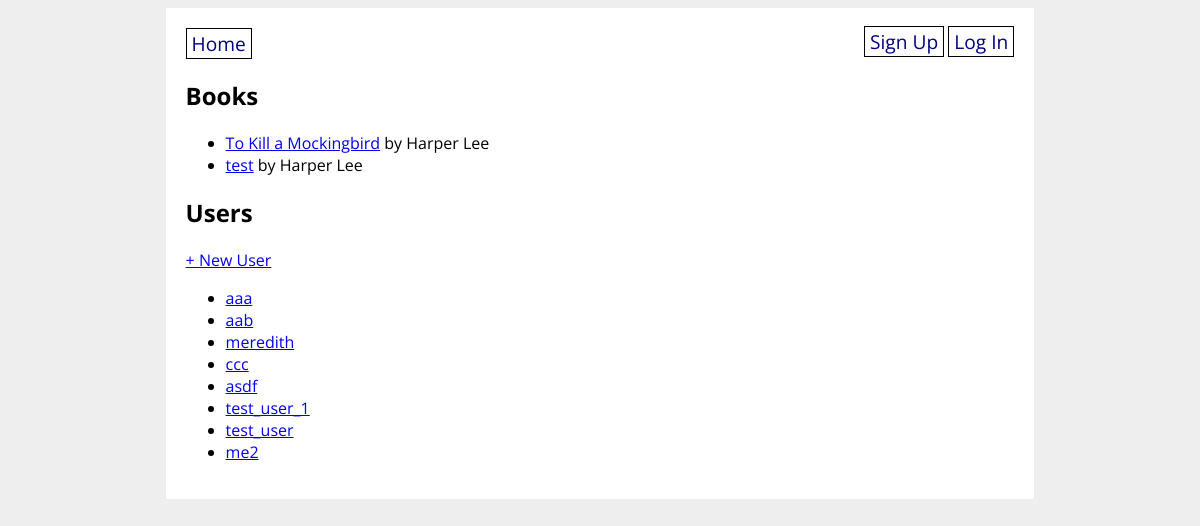
The page / on the database its author committed.
### books_app/models.py (models this page shows, shortened)
class Book(db.Model):
    id = db.Column(db.Integer, primary_key=True)
    title = db.Column(db.String(80), nullable=False)
    publish_date = db.Column(db.Date)
    author_id = db.Column(db.Integer, db.ForeignKey('author.id'), nullable=False)
    author = db.relationship('Author', back_populates='books')
    audience = db.Column(db.Enum(Audience), default=Audience.ALL)
    genres = db.relationship(
        'Genre', secondary='book_genre', back_populates='books')
    users_who_favorited = db.relationship(
        'User', secondary='user_book', back_populates='favorite_books')

class Author(db.Model):
    id = db.Column(db.Integer, primary_key=True)
    name = db.Column(db.String(80), nullable=False)
    biography = db.Column(db.String(200))
    books = db.relationship('Book', back_populates='author')

class User(UserMixin, db.Model):
    id = db.Column(db.Integer, primary_key=True)
    username = db.Column(db.String(80), nullable=False, unique=True)
    password = db.Column(db.String(200), nullable=False)
    favorite_books = db.relationship(
        'Book', secondary='user_book', back_populates='users_who_favorited')

### books_app/main/routes.py (the view)
@main.route('/')
def homepage():
    all_books = Book.query.all()
    all_users = User.query.all()
    return render_template('home.html',
        all_books=all_books, all_users=all_users)

### books_app/templates/home.html
{% extends 'base.html' %}
{% block content %}
<h2>Books</h2>
<ul>
{% for book in all_books %}
    <li><a href="/book/{{ book.id }}">{{ book.title }}</a> by {{ book.author.name }}</li>
{% endfor %}
</ul>
<h2>Users</h2>
<p>
    <a href="/create_user">+ New User</a>
</p>
<ul>
    {% for user in all_users %}
        <li><a href="/profile/{{ user.username }}">{{ user.username }}</a></li>
    {% endfor %}
</ul>
{% endblock %}

### books_app/templates/base.html (shortened to what this page needs)
<!DOCTYPE html>
<html>
    <head>
        <link rel="stylesheet" href="/static/style.css">
    </head>
    <body>
        <div id="content">
            <nav>
                <a href="/">Home</a>
                <div>
                    {% if current_user.is_authenticated %}
                    <a href="/create_book">Create Book</a>
                    <a href="/create_author">Create Author</a>
                    <a href="/create_genre">Create Genre</a>
                    <a href="/logout">Log Out</a>
                    {% else %}
                    <a href="/signup">Sign Up</a>
                    <a href="/login">Log In</a>
                    {% endif %}
                </div>
            </nav>
            {% block content %}{% endblock %}
        </div>
    </body>
</html>

### books_app/static/style.css (style rules this page uses)
body { display: flex; flex-direction: column; align-items: center; background-color: #eee; font-family: 'Open Sans', sans-serif; }
#content { width: 70%; background-color: white; padding: 20px; }
nav { width: 100%; display: flex; flex-direction: row; justify-content: space-between; }
nav a { color: navy; text-decoration: none; border: 1px solid black; padding: 1px 5px; font-size: 1.2em; }

### rows shown on the page
Book: title "To Kill a Mockingbird", author.name "Harper Lee"
Book: title "test", author.name "Harper Lee"
User: username "aaa"
User: username "aab"
User: username "meredith"
User: username "ccc"
User: username "asdf"
User: username "test_user_1"
User: username "test_user"
User: username "me2"
